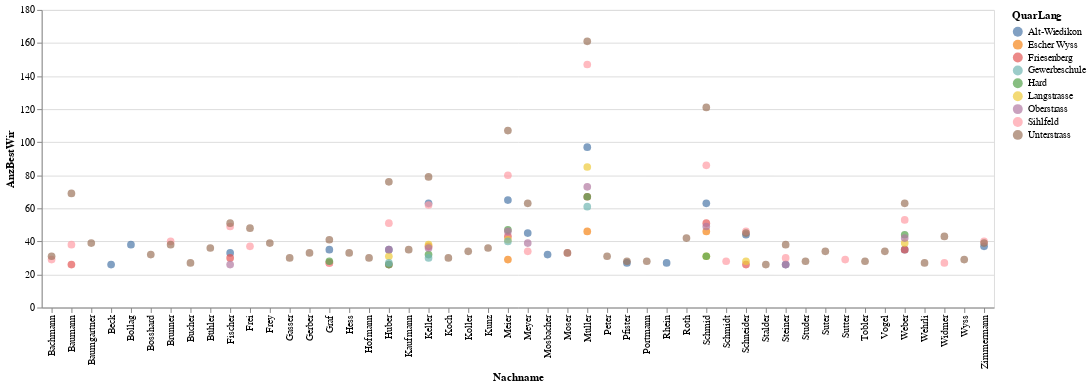

Here is the notebook cell this chart was saved with:
### Code cell
alt.Chart(myGraphic).mark_circle(size=60).encode(
    x='Nachname',
    y='AnzBestWir',
    color='QuarLang',
    tooltip=['QuarLang','Nachname','AnzBestWir']
).interactive() # this makes the axes interactive: now you can zoom & pan

### Figure 1 — Vega-Lite specification as saved in the notebook (floating-point values rounded to 4 significant figures)
{"config": {"view": {"continuousWidth": 400, "continuousHeight": 300}}, "data": {"name": "data-319a51efaaf249533ee82bb3578efb1d"}, "mark": {"type": "circle", "size": 60}, "encoding": {"color": {"type": "nominal", "field": "QuarLang"}, "tooltip": [{"type": "nominal", "field": "QuarLang"}, {"type": "nominal", "field": "Nachname"}, {"type": "quantitative", "field": "AnzBestWir"}], "x": {"type": "nominal", "field": "Nachname"}, "y": {"type": "quantitative", "field": "AnzBestWir"}}, "selection": {"selector003": {"type": "interval", "bind": "scales", "encodings": ["x", "y"]}}, "$schema": "https://vega.github.io/schema/vega-lite/v4.8.1.json", "datasets": {"data-319a51efaaf249533ee82bb3578efb1d": [{"Nachname": "Müller", "KreisSort": 3, "KreisLang": "Kreis 3", "QuarSort": 31, "QuarLang": "Alt-Wiedikon", "AnzBestWir": 97}, {"Nachname": "Meier", "KreisSort": 3, "KreisLang": "Kreis 3", "QuarSort": 31, "QuarLang": "Alt-Wiedikon", "AnzBestWir": 65}, {"Nachname": "Schmid", "KreisSort": 3, "KreisLang": "Kreis 3", "QuarSort": 31, "QuarLang": "Alt-Wiedikon", "AnzBestWir": 63}, {"Nachname": "Keller", "KreisSort": 3, "KreisLang": "Kreis 3", "QuarSort": 31, "QuarLang": "Alt-Wiedikon", "AnzBestWir": 63}, {"Nachname": "Meyer", "KreisSort": 3, "KreisLang": "Kreis 3", "QuarSort": 31, "QuarLang": "Alt-Wiedikon", "AnzBestWir": 45}, {"Nachname": "Schneider", "KreisSort": 3, "KreisLang": "Kreis 3", "QuarSort": 31, "QuarLang": "Alt-Wiedikon", "AnzBestWir": 44}, {"Nachname": "Bollag", "KreisSort": 3, "KreisLang": "Kreis 3", "QuarSort": 31, "QuarLang": "Alt-Wiedikon", "AnzBestWir": 38}, {"Nachname": "Zimmermann", "KreisSort": 3, "KreisLang": "Kreis 3", "QuarSort": 31, "QuarLang": "Alt-Wiedikon", "AnzBestWir": 37}, {"Nachname": "Graf", "KreisSort": 3, "KreisLang": "Kreis 3", "QuarSort": 31, "QuarLang": "Alt-Wiedikon", "AnzBestWir": 35}, {"Nachname": "Huber", "KreisSort": 3, "KreisLang": "Kreis 3", "QuarSort": 31, "QuarLang": "Alt-Wiedikon", "AnzBestWir": 35}, {"Nachname": "Weber", "KreisSort": 3, "KreisLang": "Kreis 3", "QuarSort": 31, "QuarLang": "Alt-Wiedikon", "AnzBestWir": 35}, {"Nachname": "Fischer", "KreisSort": 3, "KreisLang": "Kreis 3", "QuarSort": 31, "QuarLang": "Alt-Wiedikon", "AnzBestWir": 33}, {"Nachname": "Mosbacher", "KreisSort": 3, "KreisLang": "Kreis 3", "QuarSort": 31, "QuarLang": "Alt-Wiedikon", "AnzBestWir": 32}, {"Nachname": "Rhein", "KreisSort": 3, "KreisLang": "Kreis 3", "QuarSort": 31, "QuarLang": "Alt-Wiedikon", "AnzBestWir": 27}, {"Nachname": "Pfister", "KreisSort": 3, "KreisLang": "Kreis 3", "QuarSort": 31, "QuarLang": "Alt-Wiedikon", "AnzBestWir": 27}, {"Nachname": "Steiner", "KreisSort": 3, "KreisLang": "Kreis 3", "QuarSort": 31, "QuarLang": "Alt-Wiedikon", "AnzBestWir": 26}, {"Nachname": "Beck", "KreisSort": 3, "KreisLang": "Kreis 3", "QuarSort": 31, "QuarLang": "Alt-Wiedikon", "AnzBestWir": 26}, {"Nachname": "Müller", "KreisSort": 3, "KreisLang": "Kreis 3", "QuarSort": 33, "QuarLang": "Friesenberg", "AnzBestWir": 67}, {"Nachname": "Schmid", "KreisSort": 3, "KreisLang": "Kreis 3", "QuarSort": 33, "QuarLang": "Friesenberg", "AnzBestWir": 51}, {"Nachname": "Meier", "KreisSort": 3, "KreisLang": "Kreis 3", "QuarSort": 33, "QuarLang": "Friesenberg", "AnzBestWir": 43}, {"Nachname": "Keller", "KreisSort": 3, "KreisLang": "Kreis 3", "QuarSort": 33, "QuarLang": "Friesenberg", "AnzBestWir": 37}, {"Nachname": "Weber", "KreisSort": 3, "KreisLang": "Kreis 3", "QuarSort": 33, "QuarLang": "Friesenberg", "AnzBestWir": 35}, {"Nachname": "Fischer", "KreisSort": 3, "KreisLang": "Kreis 3", "QuarSort": 33, "QuarLang": "Friesenberg", "AnzBestWir": 30}, {"Nachname": "Graf", "KreisSort": 3, "KreisLang": "Kreis 3", "QuarSort": 33, "QuarLang": "Friesenberg", "AnzBestWir": 27}, {"Nachname": "Baumann", "KreisSort": 3, "KreisLang": "Kreis 3", "QuarSort": 33, "QuarLang": "Friesenberg", "AnzBestWir": 26}, {"Nachname": "Schneider", "KreisSort": 3, "KreisLang": "Kreis 3", "QuarSort": 33, "QuarLang": "Friesenberg", "AnzBestWir": 26}, {"Nachname": "Huber", "KreisSort": 3, "KreisLang": "Kreis 3", "QuarSort": 33, "QuarLang": "Friesenberg", "AnzBestWir": 26}, {"Nachname": "Müller", "KreisSort": 3, "KreisLang": "Kreis 3", "QuarSort": 34, "QuarLang": "Sihlfeld", "AnzBestWir": 147}, {"Nachname": "Schmid", "KreisSort": 3, "KreisLang": "Kreis 3", "QuarSort": 34, "QuarLang": "Sihlfeld", "AnzBestWir": 86}, {"Nachname": "Meier", "KreisSort": 3, "KreisLang": "Kreis 3", "QuarSort": 34, "QuarLang": "Sihlfeld", "AnzBestWir": 80}, {"Nachname": "Keller", "KreisSort": 3, "KreisLang": "Kreis 3", "QuarSort": 34, "QuarLang": "Sihlfeld", "AnzBestWir": 62}, {"Nachname": "Weber", "KreisSort": 3, "KreisLang": "Kreis 3", "QuarSort": 34, "QuarLang": "Sihlfeld", "AnzBestWir": 53}, {"Nachname": "Huber", "KreisSort": 3, "KreisLang": "Kreis 3", "QuarSort": 34, "QuarLang": "Sihlfeld", "AnzBestWir": 51}, {"Nachname": "Fischer", "KreisSort": 3, "KreisLang": "Kreis 3", "QuarSort": 34, "QuarLang": "Sihlfeld", "AnzBestWir": 49}, {"Nachname": "Schneider", "KreisSort": 3, "KreisLang": "Kreis 3", "QuarSort": 34, "QuarLang": "Sihlfeld", "AnzBestWir": 46}, {"Nachname": "Zimmermann", "KreisSort": 3, "KreisLang": "Kreis 3", "QuarSort": 34, "QuarLang": "Sihlfeld", "AnzBestWir": 40}, {"Nachname": "Brunner", "KreisSort": 3, "KreisLang": "Kreis 3", "QuarSort": 34, "QuarLang": "Sihlfeld", "AnzBestWir": 40}, {"Nachname": "Baumann", "KreisSort": 3, "KreisLang": "Kreis 3", "QuarSort": 34, "QuarLang": "Sihlfeld", "AnzBestWir": 38}, {"Nachname": "Frei", "KreisSort": 3, "KreisLang": "Kreis 3", "QuarSort": 34, "QuarLang": "Sihlfeld", "AnzBestWir": 37}, {"Nachname": "Meyer", "KreisSort": 3, "KreisLang": "Kreis 3", "QuarSort": 34, "QuarLang": "Sihlfeld", "AnzBestWir": 34}, {"Nachname": "Moser", "KreisSort": 3, "KreisLang": "Kreis 3", "QuarSort": 34, "QuarLang": "Sihlfeld", "AnzBestWir": 33}, {"Nachname": "Steiner", "KreisSort": 3, "KreisLang": "Kreis 3", "QuarSort": 34, "QuarLang": "Sihlfeld", "AnzBestWir": 30}, {"Nachname": "Sutter", "KreisSort": 3, "KreisLang": "Kreis 3", "QuarSort": 34, "QuarLang": "Sihlfeld", "AnzBestWir": 29}, {"Nachname": "Bachmann", "KreisSort": 3, "KreisLang": "Kreis 3", "QuarSort": 34, "QuarLang": "Sihlfeld", "AnzBestWir": 29}, {"Nachname": "Schmidt", "KreisSort": 3, "KreisLang": "Kreis 3", "QuarSort": 34, "QuarLang": "Sihlfeld", "AnzBestWir": 28}, {"Nachname": "Widmer", "KreisSort": 3, "KreisLang": "Kreis 3", "QuarSort": 34, "QuarLang": "Sihlfeld", "AnzBestWir": 27}, {"Nachname": "Graf", "KreisSort": 3, "KreisLang": "Kreis 3", "QuarSort": 34, "QuarLang": "Sihlfeld", "AnzBestWir": 27}, {"Nachname": "Müller", "KreisSort": 4, "KreisLang": "Kreis 4", "QuarSort": 42, "QuarLang": "Langstrasse", "AnzBestWir": 85}, {"Nachname": "Meier", "KreisSort": 4, "KreisLang": "Kreis 4", "QuarSort": 42, "QuarLang": "Langstrasse", "AnzBestWir": 41}, {"Nachname": "Weber", "KreisSort": 4, "KreisLang": "Kreis 4", "QuarSort": 42, "QuarLang": "Langstrasse", "AnzBestWir": 39}, {"Nachname": "Keller", "KreisSort": 4, "KreisLang": "Kreis 4", "QuarSort": 42, "QuarLang": "Langstrasse", "AnzBestWir": 38}, {"Nachname": "Schmid", "KreisSort": 4, "KreisLang": "Kreis 4", "QuarSort": 42, "QuarLang": "Langstrasse", "AnzBestWir": 31}, {"Nachname": "Huber", "KreisSort": 4, "KreisLang": "Kreis 4", "QuarSort": 42, "QuarLang": "Langstrasse", "AnzBestWir": 31}, {"Nachname": "Schneider", "KreisSort": 4, "KreisLang": "Kreis 4", "QuarSort": 42, "QuarLang": "Langstrasse", "AnzBestWir": 28}, {"Nachname": "Müller", "KreisSort": 4, "KreisLang": "Kreis 4", "QuarSort": 44, "QuarLang": "Hard", "AnzBestWir": 67}, {"Nachname": "Meier", "KreisSort": 4, "KreisLang": "Kreis 4", "QuarSort": 44, "QuarLang": "Hard", "AnzBestWir": 47}, {"Nachname": "Weber", "KreisSort": 4, "KreisLang": "Kreis 4", "QuarSort": 44, "QuarLang": "Hard", "AnzBestWir": 44}, {"Nachname": "Keller", "KreisSort": 4, "KreisLang": "Kreis 4", "QuarSort": 44, "QuarLang": "Hard", "AnzBestWir": 32}, {"Nachname": "Schmid", "KreisSort": 4, "KreisLang": "Kreis 4", "QuarSort": 44, "QuarLang": "Hard", "AnzBestWir": 31}, {"Nachname": "Graf", "KreisSort": 4, "KreisLang": "Kreis 4", "QuarSort": 44, "QuarLang": "Hard", "AnzBestWir": 28}, {"Nachname": "Huber", "KreisSort": 4, "KreisLang": "Kreis 4", "QuarSort": 44, "QuarLang": "Hard", "AnzBestWir": 26}, {"Nachname": "Müller", "KreisSort": 5, "KreisLang": "Kreis 5", "QuarSort": 51, "QuarLang": "Gewerbeschule", "AnzBestWir": 61}, {"Nachname": "Meier", "KreisSort": 5, "KreisLang": "Kreis 5", "QuarSort": 51, "QuarLang": "Gewerbeschule", "AnzBestWir": 40}, {"Nachname": "Keller", "KreisSort": 5, "KreisLang": "Kreis 5", "QuarSort": 51, "QuarLang": "Gewerbeschule", "AnzBestWir": 30}, {"Nachname": "Huber", "KreisSort": 5, "KreisLang": "Kreis 5", "QuarSort": 51, "QuarLang": "Gewerbeschule", "AnzBestWir": 27}, {"Nachname": "Schmid", "KreisSort": 5, "KreisLang": "Kreis 5", "QuarSort": 52, "QuarLang": "Escher Wyss", "AnzBestWir": 46}, {"Nachname": "Müller", "KreisSort": 5, "KreisLang": "Kreis 5", "QuarSort": 52, "QuarLang": "Escher Wyss", "AnzBestWir": 46}, {"Nachname": "Meier", "KreisSort": 5, "KreisLang": "Kreis 5", "QuarSort": 52, "QuarLang": "Escher Wyss", "AnzBestWir": 29}, {"Nachname": "Müller", "KreisSort": 6, "KreisLang": "Kreis 6", "QuarSort": 61, "QuarLang": "Unterstrass", "AnzBestWir": 161}, {"Nachname": "Meier", "KreisSort": 6, "KreisLang": "Kreis 6", "QuarSort": 61, "QuarLang": "Unterstrass", "AnzBestWir": 107}, {"Nachname": "Schmid", "KreisSort": 6, "KreisLang": "Kreis 6", "QuarSort": 61, "QuarLang": "Unterstrass", "AnzBestWir": 121}, {"Nachname": "Huber", "KreisSort": 6, "KreisLang": "Kreis 6", "QuarSort": 61, "QuarLang": "Unterstrass", "AnzBestWir": 76}, {"Nachname": "Keller", "KreisSort": 6, "KreisLang": "Kreis 6", "QuarSort": 61, "QuarLang": "Unterstrass", "AnzBestWir": 79}, {"Nachname": "Meyer", "KreisSort": 6, "KreisLang": "Kreis 6", "QuarSort": 61, "QuarLang": "Unterstrass", "AnzBestWir": 63}, {"Nachname": "Baumann", "KreisSort": 6, "KreisLang": "Kreis 6", "QuarSort": 61, "QuarLang": "Unterstrass", "AnzBestWir": 69}, {"Nachname": "Fischer", "KreisSort": 6, "KreisLang": "Kreis 6", "QuarSort": 61, "QuarLang": "Unterstrass", "AnzBestWir": 51}, {"Nachname": "Weber", "KreisSort": 6, "KreisLang": "Kreis 6", "QuarSort": 61, "QuarLang": "Unterstrass", "AnzBestWir": 63}, {"Nachname": "Schneider", "KreisSort": 6, "KreisLang": "Kreis 6", "QuarSort": 61, "QuarLang": "Unterstrass", "AnzBestWir": 45}, {"Nachname": "Frei", "KreisSort": 6, "KreisLang": "Kreis 6", "QuarSort": 61, "QuarLang": "Unterstrass", "AnzBestWir": 48}, {"Nachname": "Roth", "KreisSort": 6, "KreisLang": "Kreis 6", "QuarSort": 61, "QuarLang": "Unterstrass", "AnzBestWir": 42}, {"Nachname": "Widmer", "KreisSort": 6, "KreisLang": "Kreis 6", "QuarSort": 61, "QuarLang": "Unterstrass", "AnzBestWir": 43}, {"Nachname": "Zimmermann", "KreisSort": 6, "KreisLang": "Kreis 6", "QuarSort": 61, "QuarLang": "Unterstrass", "AnzBestWir": 39}, {"Nachname": "Graf", "KreisSort": 6, "KreisLang": "Kreis 6", "QuarSort": 61, "QuarLang": "Unterstrass", "AnzBestWir": 41}, {"Nachname": "Baumgartner", "KreisSort": 6, "KreisLang": "Kreis 6", "QuarSort": 61, "QuarLang": "Unterstrass", "AnzBestWir": 39}, {"Nachname": "Frey", "KreisSort": 6, "KreisLang": "Kreis 6", "QuarSort": 61, "QuarLang": "Unterstrass", "AnzBestWir": 39}, {"Nachname": "Brunner", "KreisSort": 6, "KreisLang": "Kreis 6", "QuarSort": 61, "QuarLang": "Unterstrass", "AnzBestWir": 38}, {"Nachname": "Steiner", "KreisSort": 6, "KreisLang": "Kreis 6", "QuarSort": 61, "QuarLang": "Unterstrass", "AnzBestWir": 38}, {"Nachname": "Kunz", "KreisSort": 6, "KreisLang": "Kreis 6", "QuarSort": 61, "QuarLang": "Unterstrass", "AnzBestWir": 36}, {"Nachname": "Bühler", "KreisSort": 6, "KreisLang": "Kreis 6", "QuarSort": 61, "QuarLang": "Unterstrass", "AnzBestWir": 36}, {"Nachname": "Koller", "KreisSort": 6, "KreisLang": "Kreis 6", "QuarSort": 61, "QuarLang": "Unterstrass", "AnzBestWir": 34}, {"Nachname": "Kaufmann", "KreisSort": 6, "KreisLang": "Kreis 6", "QuarSort": 61, "QuarLang": "Unterstrass", "AnzBestWir": 35}, {"Nachname": "Suter", "KreisSort": 6, "KreisLang": "Kreis 6", "QuarSort": 61, "QuarLang": "Unterstrass", "AnzBestWir": 34}, {"Nachname": "Vogel", "KreisSort": 6, "KreisLang": "Kreis 6", "QuarSort": 61, "QuarLang": "Unterstrass", "AnzBestWir": 34}, {"Nachname": "Moser", "KreisSort": 6, "KreisLang": "Kreis 6", "QuarSort": 61, "QuarLang": "Unterstrass", "AnzBestWir": 33}, {"Nachname": "Hess", "KreisSort": 6, "KreisLang": "Kreis 6", "QuarSort": 61, "QuarLang": "Unterstrass", "AnzBestWir": 33}, {"Nachname": "Bosshard", "KreisSort": 6, "KreisLang": "Kreis 6", "QuarSort": 61, "QuarLang": "Unterstrass", "AnzBestWir": 32}, {"Nachname": "Gerber", "KreisSort": 6, "KreisLang": "Kreis 6", "QuarSort": 61, "QuarLang": "Unterstrass", "AnzBestWir": 33}, {"Nachname": "Bachmann", "KreisSort": 6, "KreisLang": "Kreis 6", "QuarSort": 61, "QuarLang": "Unterstrass", "AnzBestWir": 31}, {"Nachname": "Peter", "KreisSort": 6, "KreisLang": "Kreis 6", "QuarSort": 61, "QuarLang": "Unterstrass", "AnzBestWir": 31}, {"Nachname": "Gasser", "KreisSort": 6, "KreisLang": "Kreis 6", "QuarSort": 61, "QuarLang": "Unterstrass", "AnzBestWir": 30}, {"Nachname": "Hofmann", "KreisSort": 6, "KreisLang": "Kreis 6", "QuarSort": 61, "QuarLang": "Unterstrass", "AnzBestWir": 30}, {"Nachname": "Wyss", "KreisSort": 6, "KreisLang": "Kreis 6", "QuarSort": 61, "QuarLang": "Unterstrass", "AnzBestWir": 29}, {"Nachname": "Koch", "KreisSort": 6, "KreisLang": "Kreis 6", "QuarSort": 61, "QuarLang": "Unterstrass", "AnzBestWir": 30}, {"Nachname": "Pfister", "KreisSort": 6, "KreisLang": "Kreis 6", "QuarSort": 61, "QuarLang": "Unterstrass", "AnzBestWir": 28}, {"Nachname": "Tobler", "KreisSort": 6, "KreisLang": "Kreis 6", "QuarSort": 61, "QuarLang": "Unterstrass", "AnzBestWir": 28}, {"Nachname": "Studer", "KreisSort": 6, "KreisLang": "Kreis 6", "QuarSort": 61, "QuarLang": "Unterstrass", "AnzBestWir": 28}, {"Nachname": "Portmann", "KreisSort": 6, "KreisLang": "Kreis 6", "QuarSort": 61, "QuarLang": "Unterstrass", "AnzBestWir": 28}, {"Nachname": "Wehrli", "KreisSort": 6, "KreisLang": "Kreis 6", "QuarSort": 61, "QuarLang": "Unterstrass", "AnzBestWir": 27}, {"Nachname": "Bucher", "KreisSort": 6, "KreisLang": "Kreis 6", "QuarSort": 61, "QuarLang": "Unterstrass", "AnzBestWir": 27}, {"Nachname": "Stalder", "KreisSort": 6, "KreisLang": "Kreis 6", "QuarSort": 61, "QuarLang": "Unterstrass", "AnzBestWir": 26}, {"Nachname": "Schmid", "KreisSort": 6, "KreisLang": "Kreis 6", "QuarSort": 63, "QuarLang": "Oberstrass", "AnzBestWir": 49}, {"Nachname": "Müller", "KreisSort": 6, "KreisLang": "Kreis 6", "QuarSort": 63, "QuarLang": "Oberstrass", "AnzBestWir": 73}, {"Nachname": "Weber", "KreisSort": 6, "KreisLang": "Kreis 6", "QuarSort": 63, "QuarLang": "Oberstrass", "AnzBestWir": 42}, {"Nachname": "Meier", "KreisSort": 6, "KreisLang": "Kreis 6", "QuarSort": 63, "QuarLang": "Oberstrass", "AnzBestWir": 46}, {"Nachname": "Keller", "KreisSort": 6, "KreisLang": "Kreis 6", "QuarSort": 63, "QuarLang": "Oberstrass", "AnzBestWir": 36}, {"Nachname": "Meyer", "KreisSort": 6, "KreisLang": "Kreis 6", "QuarSort": 63, "QuarLang": "Oberstrass", "AnzBestWir": 39}, {"Nachname": "Steiner", "KreisSort": 6, "KreisLang": "Kreis 6", "QuarSort": 63, "QuarLang": "Oberstrass", "AnzBestWir": 26}, {"Nachname": "Huber", "KreisSort": 6, "KreisLang": "Kreis 6", "QuarSort": 63, "QuarLang": "Oberstrass", "AnzBestWir": 35}, {"Nachname": "Fischer", "KreisSort": 6, "KreisLang": "Kreis 6", "QuarSort": 63, "QuarLang": "Oberstrass", "AnzBestWir": 26}]}}
